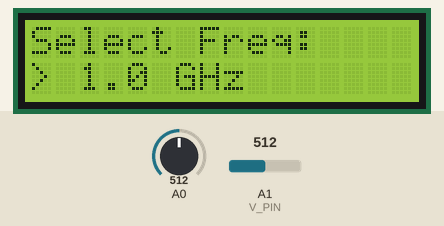
Recording of a sketch running on a simulated Arduino Uno, built with avr-gcc and run on an emulated ATmega328P. On the bench: 16×2 character LCD. Inputs (shaded band) come from the test bench; at power-on: A0 = 512, A1 (V_PIN) = 512. What the sketch prints to the serial monitor is not drawn.

Above: at 1.2 s.
1.3 s: A0 set to 542
At 2.5 s:
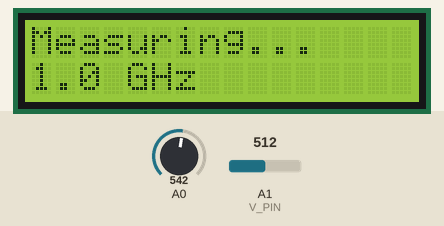
At 4.7 s:
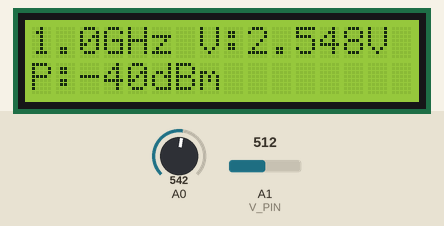
Timing chart, 0 to 6.2 s (numbered marks = the images above; inputs shaded):
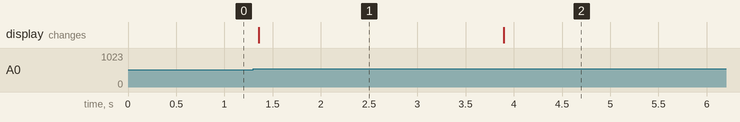

Measured:
- the behaviour switches between 534 and 535 on A0 (found by bisection; images 0 and 1)
- after the input at 1.3 s, the display: changes after 0.06 s (image 1)
- what the display in image 1 shows lasts 2.5 s, from 1.4 s to 3.9 s

The sketch:

AD8317.ino
```cpp
/*
 AD8317 RF Power Meter with LCD Keypad Shield

 ใช้ LCD Keypad Shield (ปุ่มต่อผ่าน A0):
 - RIGHT, UP, DOWN, LEFT, SELECT
 - AD8317 VOUT ต่อที่ A1
 - VCC: 5V

 การใช้งาน:
 - หน้าแรก: เลือกความถี่ด้วย UP/DOWN, กด SELECT เพื่อยืนยัน
 - หน้าวัด: แสดง V และ P (กด SELECT เพื่อกลับไปเปลี่ยนความถี่)

 *** แก้ไข V_REF ตามที่ผู้ใช้แจ้ง (5.058V) เพื่อความแม่นยำในการวัดแรงดัน
*/

#include <LiquidCrystal.h>

// LCD: RS, EN, D4, D5, D6, D7
LiquidCrystal lcd(8, 9, 4, 5, 6, 7);

// ===== LCD Keypad Shield Button Configuration =====
int adc_key_val[5] = {30, 150, 360, 535, 760};
int NUM_KEYS = 5;
int key = -1;
int oldKey = -1;

// Key definitions
#define KEY_RIGHT  0
#define KEY_UP     1
#define KEY_DOWN   2
#define KEY_LEFT   3
#define KEY_SELECT 4
#define KEY_NONE   -1

// ===== Frequency Calibration Data =====
struct FrequencyCalibration {
  float freq_GHz;
  float m;
  float b;
};

const int NUM_FREQS = 11;
FrequencyCalibration calData[NUM_FREQS] = {
  {1.0, -45.38166191, 20.28883096},
  {1.2, -45.29367326, 18.89216744},
  {1.4, -45.68448757, 18.38004561},
  {1.6, -46.44526438, 18.51860593},
  {1.8, -46.67740613, 18.02652686},
  {2.0, -46.74204162, 17.37285905},
  {2.2, -45.29367326, 16.97530775},
  {2.4, -47.23687691, 16.66631356},
  {2.6, -47.42169596, 16.49362958},
  {2.8, -46.62330645, 16.16932507},
  {3.0, -46.93142919, 15.04213380}
};

// ===== Global Variables =====
int currentIndex = 0;
int page = 0;  // 0 = เลือกความถี่, 1 = แสดง Power

// Selected calibration values
float selected_m;
float selected_b;
float selected_freq;

// ===== V-REF Calibration Constants (ใช้สำหรับปรับแก้ความคลาดเคลื่อนเพิ่มเติมหาก V_REF ที่วัดได้ยังไม่สมบูรณ์) =====
const float V_CAL_SLOPE = 1.0058; // 1.013 (ค่าเดิมที่กำหนดไว้)
const float V_CAL_INTERCEPT = 0.0; // 0.009 (ค่าเดิมที่กำหนดไว้)

// ===== Arduino ADC Configuration =====
const int V_PIN = A1;      // AD8317 VOUT ต่อที่ A1 (A0 ใช้สำหรับปุ่ม)
const int READS = 300;
// *** แก้ไขค่า V_REF จาก 5.0 เป็น 5.058 ตามที่ผู้ใช้แจ้ง ***
const float V_REF = 5.061; // ค่าแรงดันอ้างอิงที่วัดได้จริง
// *******************************************************

// ===== Functions =====

// อ่านปุ่มจาก LCD Keypad Shield
int get_key(unsigned int input) {
  for (int k = 0; k < NUM_KEYS; k++) {
    if (input < adc_key_val[k])
      return k;
  }
  return KEY_NONE;
}

// แสดงหน้าเลือกความถี่
void showFreqSelection() {
  lcd.clear();
  lcd.setCursor(0, 0);
  lcd.print("Select Freq:");
  lcd.setCursor(0, 1);
  lcd.print("> ");
  lcd.print(calData[currentIndex].freq_GHz, 1);
  lcd.print(" GHz");
}

// แสดงหน้าวัด Power
void showPowerMeasurement(float voltage, float power) {
  lcd.clear();

  // บรรทัดที่ 1: Frequency และ V
  lcd.setCursor(0, 0);
  lcd.print(selected_freq, 1);
  lcd.print("GHz V:");
  lcd.print(voltage, 3);
  lcd.print("V");

  // บรรทัดที่ 2: P
  lcd.setCursor(0, 1);
  lcd.print("P:");
  lcd.print((int)power);  //ทศนิยม floor=ปัดลง ceil=ปัดขึ้น int=ปัดทิ้ง
  lcd.print("dBm");
}

void setup() {
  // Setup LCD
  lcd.begin(16, 2);

  // Setup Serial
  Serial.begin(9600);
  Serial.println("=== AD8317 RF Power Meter ===");
  Serial.println("Use UP/DOWN to select frequency");
  Serial.println("Press SELECT to confirm");

  // แสดงหน้าเลือกความถี่
  showFreqSelection();

  // ตั้งค่าเริ่มต้น
  selected_freq = calData[currentIndex].freq_GHz;
  selected_m = calData[currentIndex].m;
  selected_b = calData[currentIndex].b;
}

void loop() {
  // ===== อ่านปุ่ม =====
  int adc_key_in = analogRead(0);  // อ่านจาก A0 (ปุ่ม)
  key = get_key(adc_key_in);

  if (key != oldKey) {
    delay(50);  // debounce
    adc_key_in = analogRead(0);
    key = get_key(adc_key_in);
    oldKey = key;

    if (key >= 0) {
      // ===== หน้าเลือกความถี่ =====
      if (page == 0) {
        switch (key) {
          case KEY_UP:
            currentIndex++;
            if (currentIndex >= NUM_FREQS) currentIndex = 0;
            showFreqSelection();
            Serial.print("Selected: ");
            Serial.print(calData[currentIndex].freq_GHz, 1);
            Serial.println(" GHz");
            break;

          case KEY_DOWN:
            currentIndex--;
            if (currentIndex < 0) currentIndex = NUM_FREQS - 1;
            showFreqSelection();
            Serial.print("Selected: ");
            Serial.print(calData[currentIndex].freq_GHz, 1);
            Serial.println(" GHz");
            break;

          case KEY_SELECT:
            // บันทึกค่าที่เลือก
            selected_freq = calData[currentIndex].freq_GHz;
            selected_m = calData[currentIndex].m;
            selected_b = calData[currentIndex].b;

            // เปลี่ยนไปหน้าวัด
            page = 1;
            lcd.clear();
            lcd.setCursor(0, 0);
            lcd.print("Measuring...");
            lcd.setCursor(0, 1);
            lcd.print(selected_freq, 1);
            lcd.print(" GHz");
            delay(1000);

            Serial.print("=== Confirmed: ");
            Serial.print(selected_freq, 1);
            Serial.println(" GHz ===");
            break;
        }
      }
      // ===== หน้าแสดง Power =====
      else if (page == 1) {
        if (key == KEY_SELECT) {
          // กลับไปหน้าเลือกความถี่
          page = 0;
          showFreqSelection();
          Serial.println("=== Back to frequency selection ===");
        }
      }
    }
  }

  // ===== ถ้าอยู่หน้าวัด Power =====
  if (page == 1) {
    // 1. อ่านค่า ADC (Averaging)
    long sum = 0;
    for (int i = 0; i < READS; i++) {
      sum += analogRead(V_PIN);  // อ่านจาก A1
      delay(5);
    }

    // 2. คำนวณแรงดัน (ใช้ V_REF = 5.058)
    float V_Raw = ((float)sum / READS) * (V_REF / 1023.0);
    float V_Calibrated = (V_CAL_SLOPE * V_Raw) + V_CAL_INTERCEPT;

    // 3. คำนวณ Power (dBm)
    float P_dBm_Raw;
    if (V_Calibrated > 0.0001) {
      P_dBm_Raw = (selected_m * V_Calibrated) + selected_b;
    } else {
      P_dBm_Raw = -99.9;
    }

    // 4. Clamp ค่า
    float P_dBm_Clamped = P_dBm_Raw;
    if (P_dBm_Clamped > 0.0) {
      P_dBm_Clamped = 0.0;
    } else if (P_dBm_Clamped < -40.0) {
      P_dBm_Clamped = -40.0;
    }

    // 5. แสดงผล
    showPowerMeasurement(V_Calibrated, P_dBm_Clamped);

    // 6. Serial output
    Serial.print("F:");
    Serial.print(selected_freq, 1);
    Serial.print("GHz\t");
    Serial.print("V:");
    Serial.print(V_Calibrated, 3);
    Serial.print("V\t");
    Serial.print("P:");
    Serial.print(P_dBm_Clamped, 3);
    Serial.println("dBm");

    delay(100);  // ลด delay เพื่อให้อัปเดตเร็วขึ้น
  }
}
```
